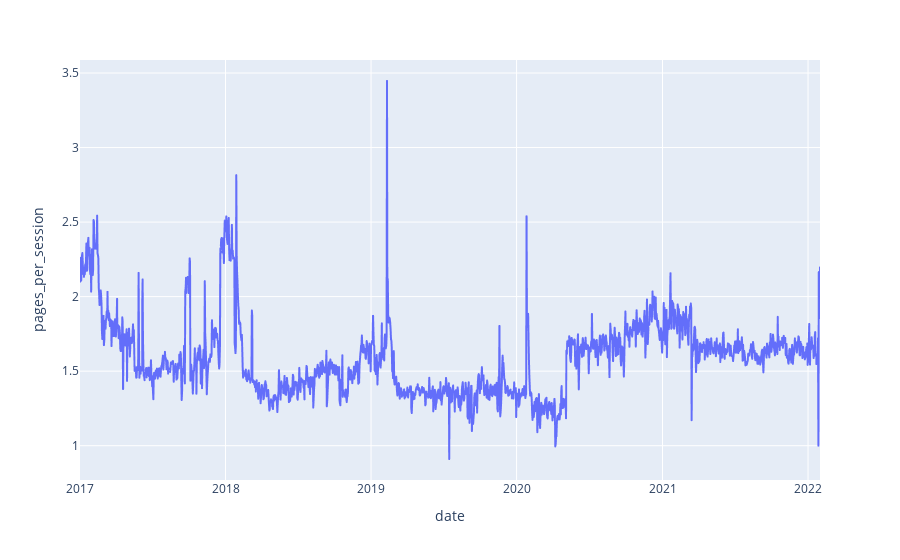

Notebook code for this chart:
### Markdown cell above
**C.** Visualize pages per session with a line chart for each site.

### Code cell
# combined_site graph
px.line(combined_site, x='date',y='pages_per_session')

### Figure 1 — Plotly figure (JSON) as saved in the notebook; plotly's stock layout.template omitted (floating-point values rounded to 4 significant figures; data arrays with more than 128 entries replaced by an {"elided": "..."} marker saying what was removed)
{"data": [{"hovertemplate": "date=%{x}<br>pages_per_session=%{y}<extra></extra>", "legendgroup": "", "line": {"color": "#636efa", "dash": "solid"}, "marker": {"symbol": "circle"}, "mode": "lines", "name": "", "showlegend": false, "type": "scattergl", "x": {"elided": "1857 str values"}, "xaxis": "x", "y": {"elided": "1857 float values"}, "yaxis": "y"}], "layout": {"autosize": true, "legend": {"tracegroupgap": 0}, "margin": {"t": 60}, "xaxis": {"anchor": "y", "autorange": true, "domain": [0, 1], "range": ["2017-01-01", "2022-01-31"], "title": {"text": "date"}, "type": "date"}, "yaxis": {"anchor": "x", "autorange": true, "domain": [0, 1], "range": [0.7698, 3.587], "title": {"text": "pages_per_session"}, "type": "linear"}}}
